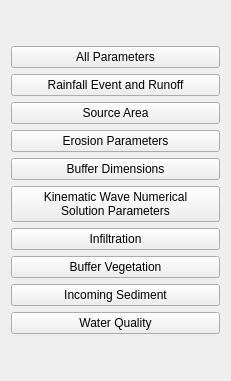
                   <widget class="QWidget" name="scrollAreaWidgetContents_14">
                    <property name="geometry">
                     <rect>
                      <x>0</x>
                      <y>0</y>
                      <width>231</width>
                      <height>381</height>
                     </rect>
                    </property>
                    <layout class="QGridLayout" name="gridLayout_82">
                     <item row="1" column="0">
                      <layout class="QVBoxLayout" name="verticalLayout_20">
                       <item>
                        <widget class="QPushButton" name="all_parameters_2">
                         <property name="text">
                          <string>All Parameters</string>
                         </property>
                        </widget>
                       </item>
                       <item>
                        <widget class="QPushButton" name="rainfall_event_2">
                         <property name="text">
                          <string>Rainfall Event and Runoff</string>
                         </property>
                        </widget>
                       </item>
                       <item>
                        <widget class="QPushButton" name="source_area_2">
                         <property name="text">
                          <string>Source Area</string>
                         </property>
                        </widget>
                       </item>
                       <item>
                        <widget class="QPushButton" name="erosion_parameters_2">
                         <property name="text">
                          <string>Erosion Parameters</string>
                         </property>
                        </widget>
                       </item>
                       <item>
                        <widget class="QPushButton" name="buffer_dimensions_2">
                         <property name="text">
                          <string>Buffer Dimensions</string>
                         </property>
                        </widget>
                       </item>
                       <item>
                        <widget class="QPushButton" name="kinematic_wave_2">
                         <property name="text">
                          <string>Kinematic Wave Numerical 
Solution Parameters</string>
                         </property>
                        </widget>
                       </item>
                       <item>
                        <widget class="QPushButton" name="infiltration_2">
                         <property name="text">
                          <string>Infiltration</string>
                         </property>
                        </widget>
                       </item>
                       <item>
                        <widget class="QPushButton" name="buffer_vegetation_2">
                         <property name="text">
                          <string>Buffer Vegetation</string>
                         </property>
                        </widget>
                       </item>
                       <item>
                        <widget class="QPushButton" name="incoming_sediment_2">
                         <property name="text">
                          <string>Incoming Sediment</string>
                         </property>
                        </widget>
                       </item>
                       <item>
                        <widget class="QPushButton" name="water_quality_button_2">
                         <property name="text">
                          <string>Water Quality</string>
                         </property>
                        </widget>
                       </item>
                      </layout>
                     </item>
                    </layout>
                   </widget>
